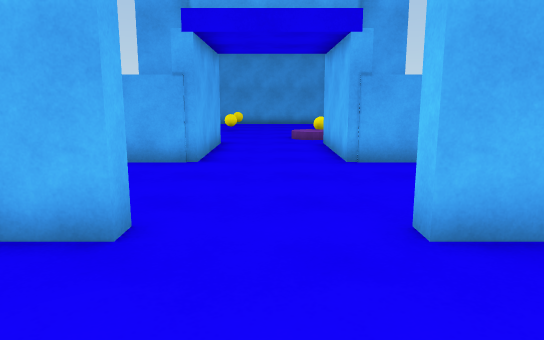
view 1 (above)

16 first-person views from a walk through a 3-D level made in the Unity game engine. The camera is 1.4 m above the floor, tilts 10° down and sees 70° across. The floor is counted in squares, 1 m on a side. Each view is taken from the middle of a square. On the plan, view 1 faces up. The plan holds only what a view shows up to about 16 squares ahead; the rest is blank. The player is left out.

view 2
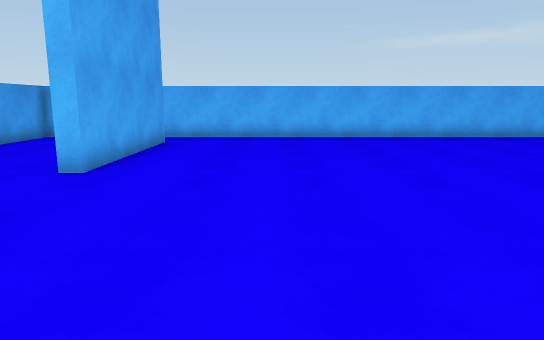

view 3
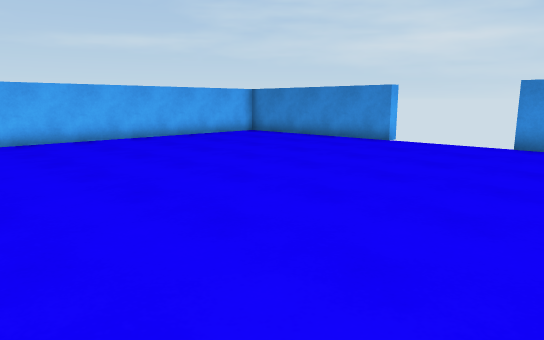

view 4
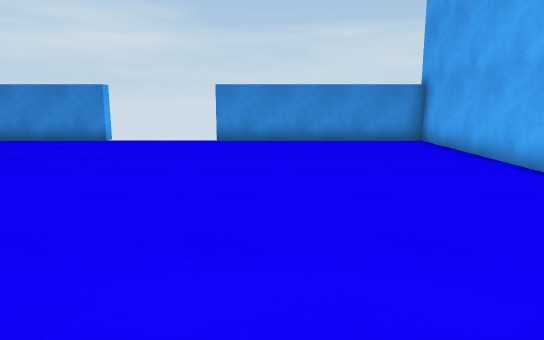

view 5
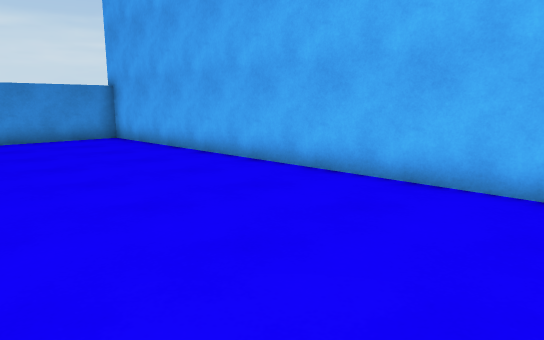

view 6
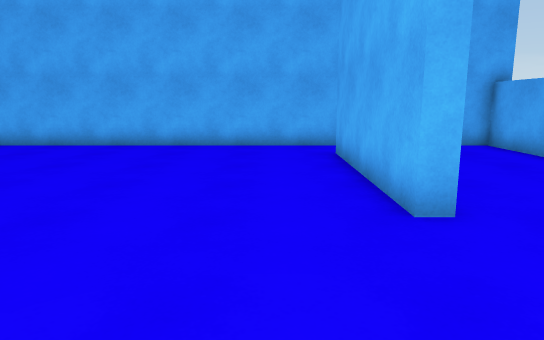

view 7
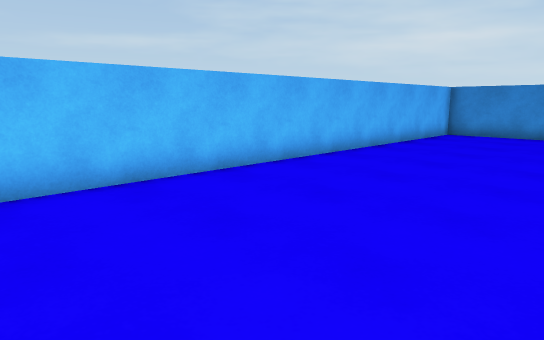

view 8
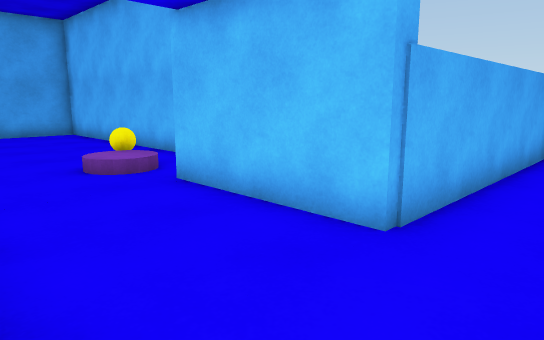

view 9
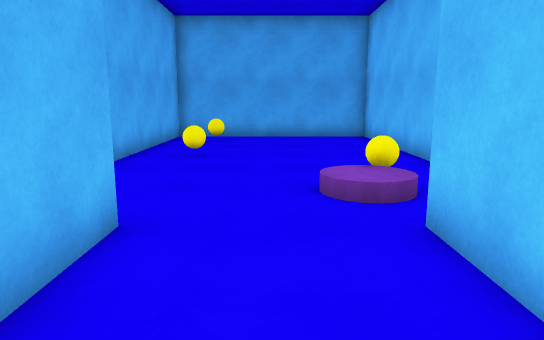

view 10
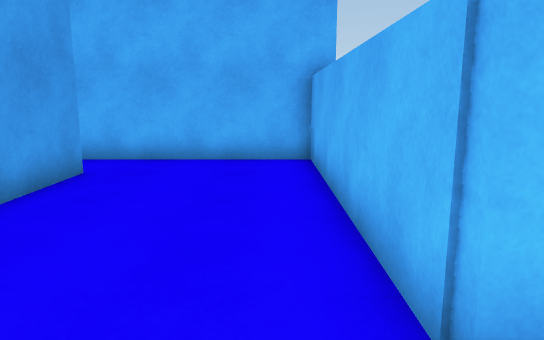

view 11
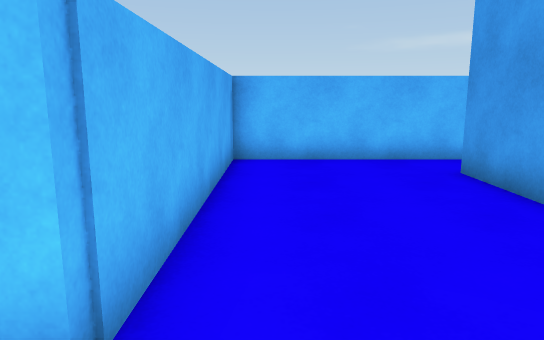

view 12
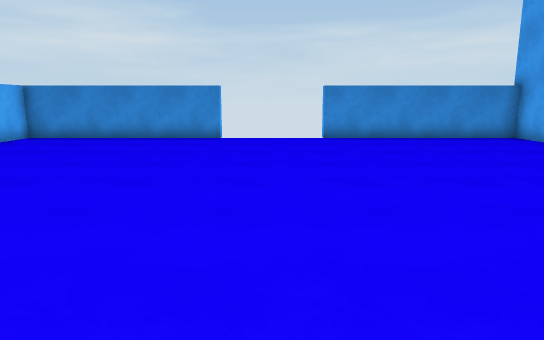

view 13
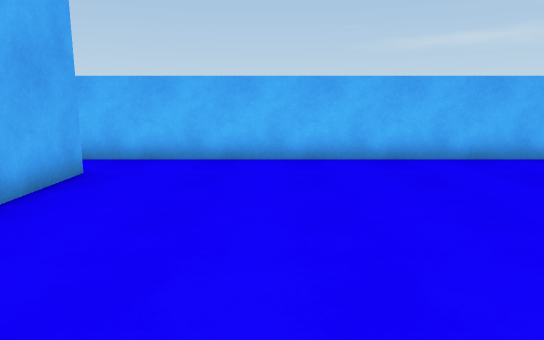

view 14
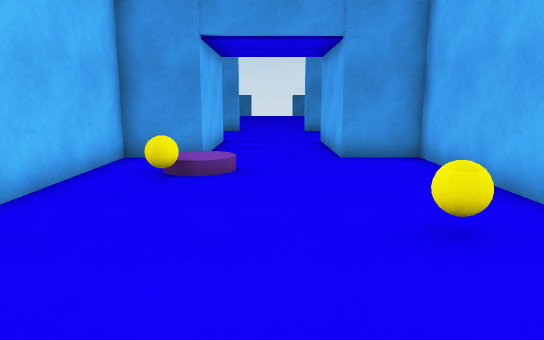

view 15
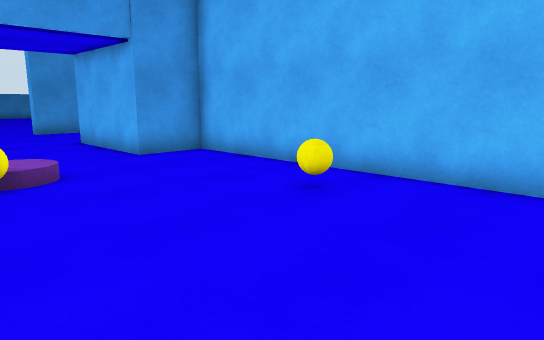

view 16
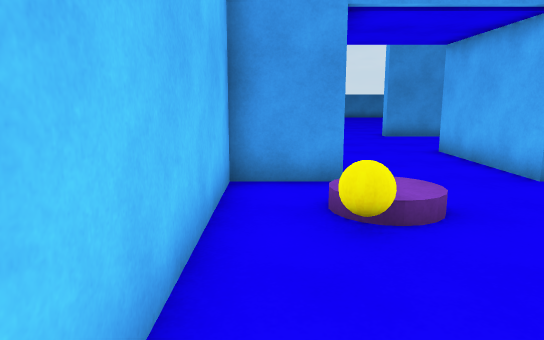

### Floor plan
Points are (right, up) in squares from view 1. A wall is a line through its corners. A room is listed if a view was taken in it or the views show most of it. See-through windows are left out.
Room 1 (views 1, 2, 3, 4, 5, 6, 7, 8, 9, 10, 11, 12, 13, 14, 15, 16)
walls: (-1.5, 3.7) (-7.6, 3.7); (1.8, 3.6) (1.8, 4.2); (-1.8, 4.4) (-1.8, 3.6); (5.1, 4.3) (7.6, 4.3); (7.6, 3.7) (1.5, 3.7); (-7.6, 4.3) (-1.5, 4.3); (2, -15) (9.4, -15) (9.4, 8.9) (1.8, 8.9) (1.8, 13.3) (3.7, 13.3) (3.7, 24.7) (-3.8, 24.7) (-3.8, 13.3) (-1.8, 13.3) (-1.8, 8.9) (-9.5, 8.9) (-9.5, -15) (-2, -15)
ways out: gap at (-2, -15); gap at (2, -15)
objects: other object (-2, 19); other object (-2, 23); other object (2, 15); other object (2, 16)

Where each view was taken, in squares from view 1:
view 1: 0 up, 0 right, facing up
view 2: 0 up, 6 left, facing right
view 3: 2 down, 5 left, facing down-right
view 4: 1 down, 4 left, facing down
view 5: 0 up, 3 left, facing down-left
view 6: 2 up, 3 right, facing left
view 7: 2 up, 3 right, facing down-right
view 8: 7 up, 2 left, facing up-right
view 9: 9 up, 0 right, facing up
view 10: 8 up, 0 right, facing left
view 11: 8 up, 0 right, facing right
view 12: 0 up, 0 right, facing down
view 13: 0 up, 0 right, facing right
view 14: 23 up, 0 right, facing down
view 15: 23 up, 3 right, facing down-left
view 16: 20 up, 3 right, facing down
